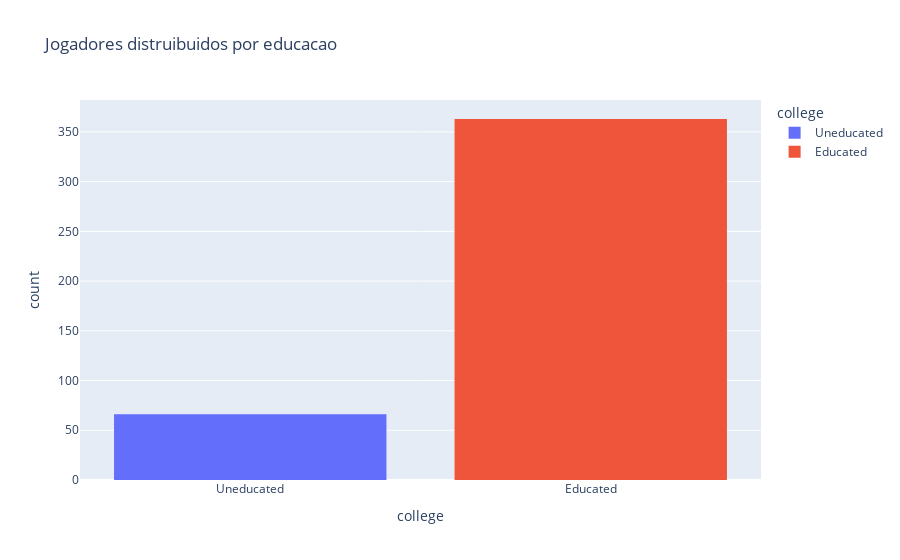

This figure's notebook cell:
### Code cell
education_dist = csv.loc[:, ["college"]]
education_dist["college"] = education_dist["college"].apply(lambda item: item if (item == "Uneducated") else "Educated")
hist = px.histogram(education_dist, x = "college", color = "college", title = "Jogadores distruibuidos por educacao")
hist.show()

### Figure 1 — Plotly figure (JSON) as saved in the notebook; plotly's stock layout.template omitted (floating-point values rounded to 4 significant figures; data arrays with more than 128 entries replaced by an {"elided": "..."} marker saying what was removed)
{"data": [{"alignmentgroup": "True", "bingroup": "x", "hovertemplate": "college=%{x}<br>count=%{y}<extra></extra>", "legendgroup": "Uneducated", "marker": {"color": "#636efa", "pattern": {"shape": ""}}, "name": "Uneducated", "offsetgroup": "Uneducated", "orientation": "v", "showlegend": true, "type": "histogram", "x": ["Uneducated", "Uneducated", "Uneducated", "Uneducated", "Uneducated", "Uneducated", "Uneducated", "Uneducated", "Uneducated", "Uneducated", "Uneducated", "Uneducated", "Uneducated", "Uneducated", "Uneducated", "Uneducated", "Uneducated", "Uneducated", "Uneducated", "Uneducated", "Uneducated", "Uneducated", "Uneducated", "Uneducated", "Uneducated", "Uneducated", "Uneducated", "Uneducated", "Uneducated", "Uneducated", "Uneducated", "Uneducated", "Uneducated", "Uneducated", "Uneducated", "Uneducated", "Uneducated", "Uneducated", "Uneducated", "Uneducated", "Uneducated", "Uneducated", "Uneducated", "Uneducated", "Uneducated", "Uneducated", "Uneducated", "Uneducated", "Uneducated", "Uneducated", "Uneducated", "Uneducated", "Uneducated", "Uneducated", "Uneducated", "Uneducated", "Uneducated", "Uneducated", "Uneducated", "Uneducated", "Uneducated", "Uneducated", "Uneducated", "Uneducated", "Uneducated", "Uneducated"], "xaxis": "x", "yaxis": "y"}, {"alignmentgroup": "True", "bingroup": "x", "hovertemplate": "college=%{x}<br>count=%{y}<extra></extra>", "legendgroup": "Educated", "marker": {"color": "#EF553B", "pattern": {"shape": ""}}, "name": "Educated", "offsetgroup": "Educated", "orientation": "v", "showlegend": true, "type": "histogram", "x": {"elided": "363 str values"}, "xaxis": "x", "yaxis": "y"}], "layout": {"barmode": "relative", "legend": {"title": {"text": "college"}, "tracegroupgap": 0}, "title": {"text": "Jogadores distruibuidos por educacao"}, "xaxis": {"anchor": "y", "categoryarray": ["Uneducated", "Educated"], "categoryorder": "array", "domain": [0, 1], "title": {"text": "college"}}, "yaxis": {"anchor": "x", "domain": [0, 1], "title": {"text": "count"}}}}
